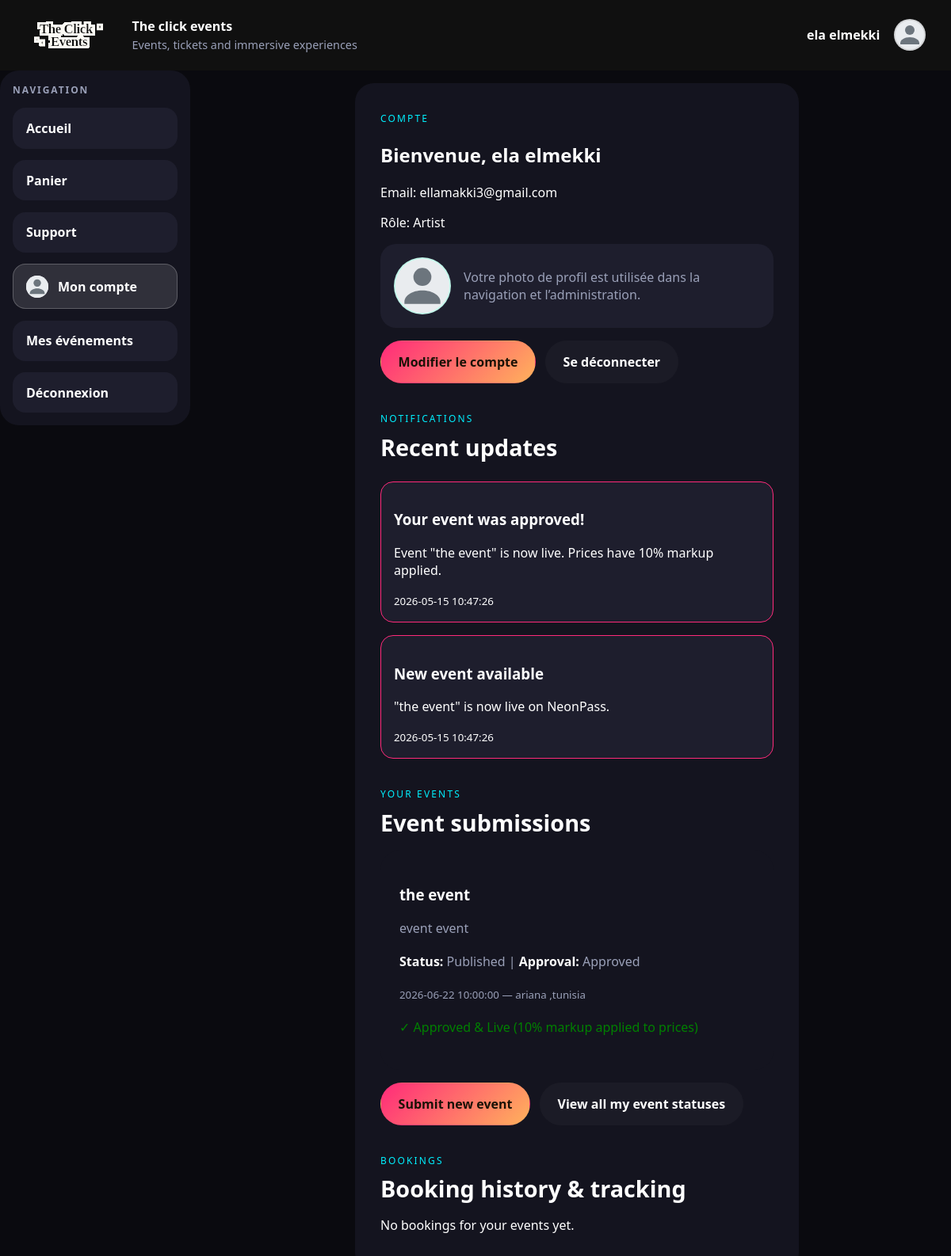
/dashboard (signed in), run on an earlier commit of the app's database.
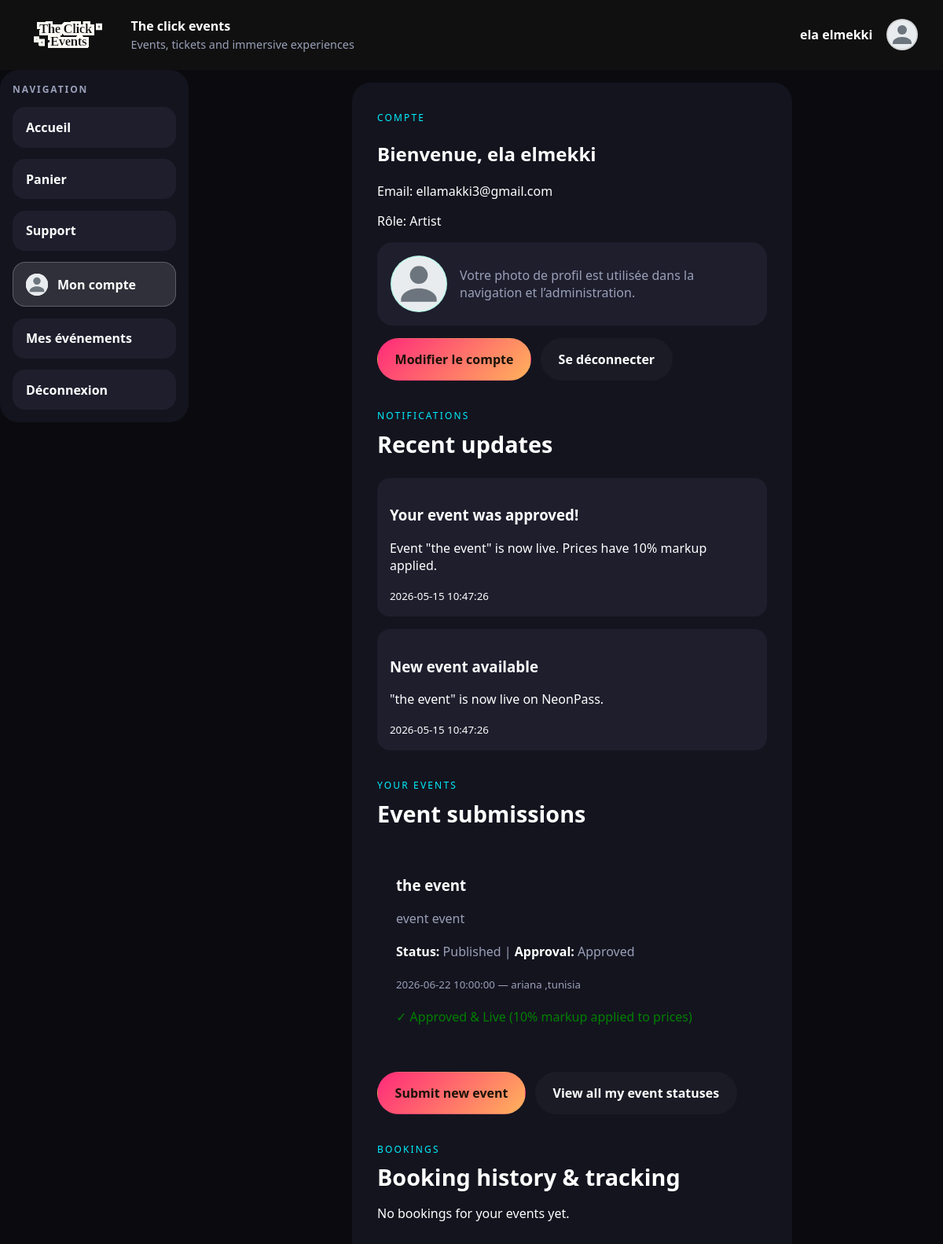
And on a later commit of the database.
### config/bootstrap.php (called while the page is built, shortened)
<?php
function view(string $template, array $data = []): void
{
    require VIEW_PATH . '/layouts/main.php';
}
function current_user(): ?array
{
    return $_SESSION['user'] ?? null;
}
function is_admin(): bool
{
    $user = current_user();
    return ($user['role'] ?? 'user') === 'admin';
}
function e(?string $value): string
{
    return htmlspecialchars($value ?? '', ENT_QUOTES, 'UTF-8');
}

### app/core/Controller.php (called while the page is built, shortened)
<?php
abstract class Controller
{
    protected function render(string $template, array $data = []): void
    {
        view($template, $data);
    }
}

### app/controllers/AuthController.php (called while the page is built, shortened)
<?php
final class AuthController extends Controller
{
    public function dashboard(): void
    {
        $bookings = (new Booking())->byUser((int) $_SESSION['user']['id']);
        $artistEvents = [];
        $notificationModel = new \App\Models\Notification();
        $notifications = $notificationModel->byUser((int) $_SESSION['user']['id']);
        if ($_SESSION['user']['role'] === 'artist') {
            $eventModel = new \App\Models\Event();
            $artistEvents = $eventModel->byArtistUser((int) $_SESSION['user']['id']);
        }
        $artistBookings = [];
        if ($_SESSION['user']['role'] === 'artist') {
            $artistBookings = (new Booking())->byArtistUser((int) $_SESSION['user']['id']);
        }
        $this->render('auth/dashboard', [
            'user' => $_SESSION['user'],
            'bookings' => $bookings,
            'notifications' => $notifications,
            'artistEvents' => $artistEvents,
            'artistBookings' => $artistBookings,
        ]);
    }
}

### app/views/auth/dashboard.php (the view, shortened to what the changed rows need)
<section class="auth-card">
    <h1>Bienvenue, <?= e($user['full_name']) ?></h1>
    <?php if (!empty($notifications)): ?>
        <div class="section-heading" style="margin-top:2rem;">
            <h2>Recent updates</h2>
        </div>
    <?php endif; ?>
    <?php if ($user['role'] === 'artist'): ?>
        <div class="section-heading" style="margin-top:2rem;">
            <h2>Event submissions</h2>
        </div>
        <div class="section-heading" style="margin-top:2rem;">
            <h2>Booking history & tracking</h2>
        </div>
    <?php endif; ?>
</section>

What changed in the data, as far as the page shows it:
changed notifications "Your event was approved!": is_read 0 → 1 (drawn)
changed notifications "New event available": is_read 0 → 1 (drawn)
